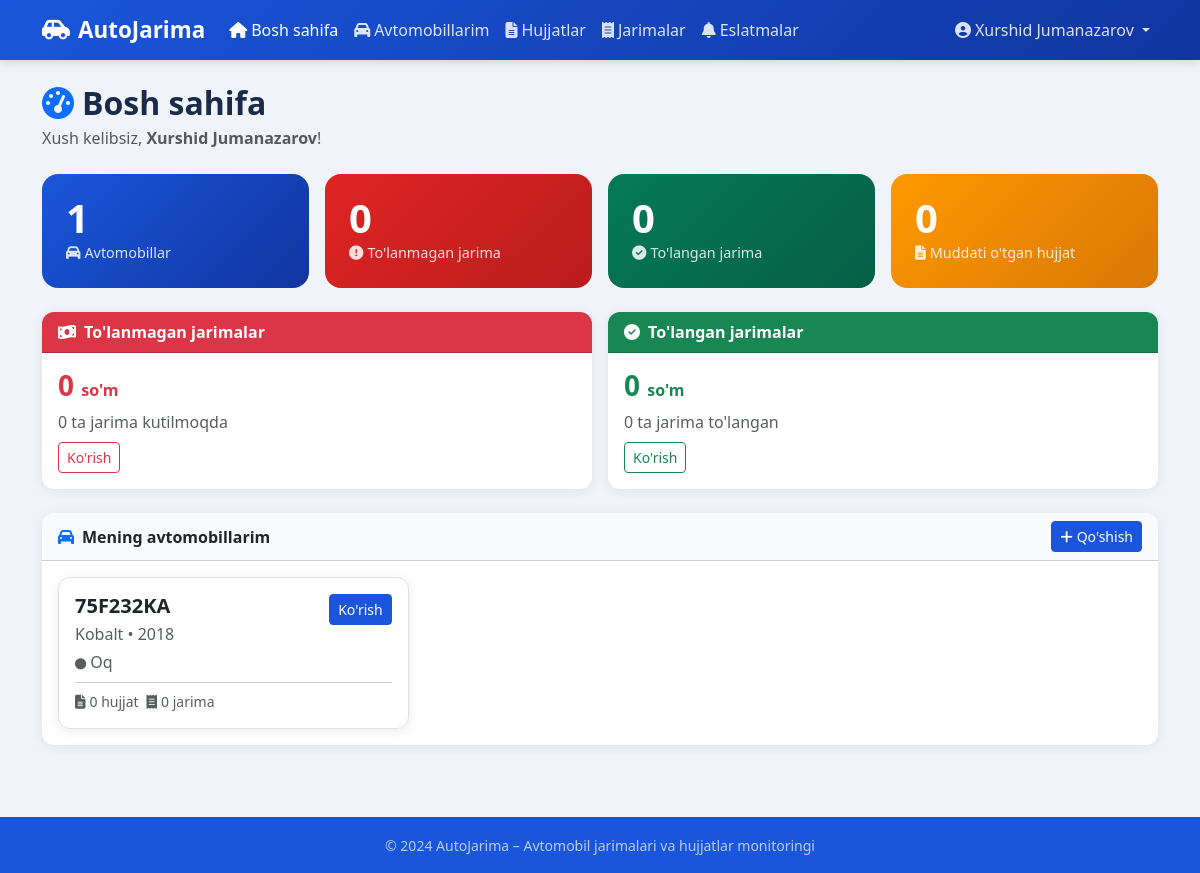
The page / (signed in) on the database its author committed.
### core/models.py (models this page shows, shortened)
class Car(models.Model):
    user = models.ForeignKey(User, on_delete=models.CASCADE, related_name='cars')
    plate = models.CharField(max_length=20, verbose_name="Davlat raqami")
    brand = models.CharField(max_length=100, verbose_name="Marka/Model")
    year = models.IntegerField(verbose_name="Yili")
    color = models.CharField(max_length=50, verbose_name="Rang")
    created_at = models.DateTimeField(auto_now_add=True)
    class Meta:
        ordering = ['-created_at']

### core/views.py (the view)
# urls.py: path('', views.home_view, name='home'),
@login_required
def home_view(request):
    user = request.user
    cars = user.cars.all()
    today = datetime.date.today()
    total_fines = Fine.objects.filter(car__user=user)
    unpaid_fines = total_fines.filter(status='unpaid')
    paid_fines = total_fines.filter(status='paid')
    disputed_fines = total_fines.filter(status='disputed')
    unpaid_total = unpaid_fines.aggregate(s=Sum('amount'))['s'] or 0
    paid_total = paid_fines.aggregate(s=Sum('amount'))['s'] or 0
    all_docs = Document.objects.filter(car__user=user)
    expired_docs = [d for d in all_docs if d.days_left < 0]
    warning_docs = [d for d in all_docs if 0 <= d.days_left <= d.remind_days]
    overdue_fines = [f for f in unpaid_fines if f.days_left < 0]
    near_fines = [f for f in unpaid_fines if 0 <= f.days_left <= 7]
    unseen_reminders = Reminder.objects.filter(user=user, is_seen=False)[:5]
    context = {
        'cars': cars,
        'cars_count': cars.count(),
        'total_fines_count': total_fines.count(),
        'unpaid_count': unpaid_fines.count(),
        'paid_count': paid_fines.count(),
        'disputed_count': disputed_fines.count(),
        'unpaid_total': unpaid_total,
        'paid_total': paid_total,
        'expired_docs': expired_docs,
        'warning_docs': warning_docs,
        'overdue_fines': overdue_fines,
        'near_fines': near_fines,
        'unseen_reminders': unseen_reminders,
    }
    return render(request, 'core/home.html', context)

### core/context_processors.py (called while the page is built)
def reminder_count(request):
    if request.user.is_authenticated:
        count = Reminder.objects.filter(user=request.user, is_seen=False).count()
        return {'unseen_reminders': count}
    return {'unseen_reminders': 0}

### core/templates/core/home.html (shortened to what this page needs)
{% extends 'core/base.html' %}
{% block content %}
<div class="d-flex justify-content-between align-items-center mb-4">
    <div>
        <h2 class="page-title mb-1"><i class="fas fa-tachometer-alt me-2 text-primary"></i>Bosh sahifa</h2>
        <p class="text-muted mb-0">Xush kelibsiz, <strong>{{ user.get_full_name|default:user.email }}</strong>!</p>
    </div>
</div>
<div class="row g-3 mb-4">
    <div class="col-6 col-md-3">
        <div class="stat-card" style="background: linear-gradient(135deg,#1a56db,#1035a0);">
            <div class="stat-number">{{ cars_count }}</div>
            <div class="stat-label"><i class="fas fa-car me-1"></i>Avtomobillar</div>
        </div>
    </div>
    <div class="col-6 col-md-3">
        <div class="stat-card" style="background: linear-gradient(135deg,#e02424,#b91c1c);">
            <div class="stat-number">{{ unpaid_count }}</div>
            <div class="stat-label"><i class="fas fa-exclamation-circle me-1"></i>To'lanmagan jarima</div>
        </div>
    </div>
    <div class="col-6 col-md-3">
        <div class="stat-card" style="background: linear-gradient(135deg,#057a55,#065f46);">
            <div class="stat-number">{{ paid_count }}</div>
            <div class="stat-label"><i class="fas fa-check-circle me-1"></i>To'langan jarima</div>
        </div>
    </div>
    <div class="col-6 col-md-3">
        <div class="stat-card" style="background: linear-gradient(135deg,#ff9900,#d97706);">
            <div class="stat-number">{{ expired_docs|length }}</div>
            <div class="stat-label"><i class="fas fa-file-alt me-1"></i>Muddati o'tgan hujjat</div>
        </div>
    </div>
</div>
<div class="row g-3 mb-4">
    <div class="col-md-6">
        <div class="card h-100">
            <div class="card-header bg-danger text-white">
                <i class="fas fa-money-bill-wave me-2"></i>To'lanmagan jarimalar
            </div>
            <div class="card-body">
                <h3 class="text-danger fw-bold">{{ unpaid_total|floatformat:0 }} <small class="fs-6">so'm</small></h3>
                <p class="text-muted mb-2">{{ unpaid_count }} ta jarima kutilmoqda</p>
                <a href="{% url 'fine_list' %}?status=unpaid" class="btn btn-sm btn-outline-danger">Ko'rish</a>
            </div>
        </div>
    </div>
    <div class="col-md-6">
        <div class="card h-100">
            <div class="card-header bg-success text-white">
                <i class="fas fa-check-circle me-2"></i>To'langan jarimalar
            </div>
            <div class="card-body">
                <h3 class="text-success fw-bold">{{ paid_total|floatformat:0 }} <small class="fs-6">so'm</small></h3>
                <p class="text-muted mb-2">{{ paid_count }} ta jarima to'langan</p>
                <a href="{% url 'fine_list' %}?status=paid" class="btn btn-sm btn-outline-success">Ko'rish</a>
            </div>
        </div>
    </div>
</div>
<div class="card">
    <div class="card-header d-flex justify-content-between align-items-center" style="background:#f8fafc;">
        <span class="fw-bold"><i class="fas fa-car me-2 text-primary"></i>Mening avtomobillarim</span>
        <a href="{% url 'car_add' %}" class="btn btn-sm btn-primary"><i class="fas fa-plus me-1"></i>Qo'shish</a>
    </div>
    <div class="card-body">
        {% if cars %}
        <div class="row g-3">
            {% for car in cars %}
            <div class="col-md-6 col-lg-4">
                <div class="card border h-100" style="border-radius:12px;">
                    <div class="card-body">
                        <div class="d-flex justify-content-between">
                            <div>
                                <h5 class="fw-bold mb-1">{{ car.plate }}</h5>
                                <p class="text-muted mb-1">{{ car.brand }} • {{ car.year }}</p>
                                <p class="text-muted mb-0"><i class="fas fa-circle me-1" style="color:{{ car.color }};font-size:0.7rem;"></i>{{ car.color }}</p>
                            </div>
                            <div class="text-end">
                                <a href="{% url 'car_detail' car.pk %}" class="btn btn-sm btn-primary mb-1">Ko'rish</a>
                            </div>
                        </div>
                        <hr class="my-2">
                        <div class="d-flex gap-2 small text-muted">
                            <span><i class="fas fa-file-alt me-1"></i>{{ car.documents.count }} hujjat</span>
                            <span><i class="fas fa-receipt me-1"></i>{{ car.fines.count }} jarima</span>
                        </div>
                    </div>
                </div>
            </div>
            {% endfor %}
        </div>
        {% else %}
        <div class="text-center py-4">
            <i class="fas fa-car fa-3x text-muted mb-3"></i>
            <p class="text-muted">Hali avtomobil qo'shilmagan.</p>
            <a href="{% url 'car_add' %}" class="btn btn-primary"><i class="fas fa-plus me-1"></i>Avtomobil qo'shish</a>
        </div>
        {% endif %}
    </div>
</div>
{% endblock %}

### core/templates/core/base.html (shortened to what this page needs)
<!DOCTYPE html>
<html lang="uz">
<head>
    <link href="https://cdn.jsdelivr.net/npm/bootstrap@5.3.0/dist/css/bootstrap.min.css" rel="stylesheet">
    <link href="https://cdnjs.cloudflare.com/ajax/libs/font-awesome/6.4.0/css/all.min.css" rel="stylesheet">
</head>
<body>
{% if user.is_authenticated %}
<nav class="navbar navbar-expand-lg">
    <div class="container">
        <a class="navbar-brand" href="{% url 'home' %}">
            <i class="fas fa-car-side me-2"></i>AutoJarima
        </a>
        <div class="collapse navbar-collapse" id="navbarNav">
            <ul class="navbar-nav me-auto">
                <li class="nav-item">
                    <a class="nav-link {% if request.path == '/' %}active{% endif %}" href="{% url 'home' %}">
                        <i class="fas fa-home me-1"></i>Bosh sahifa
                    </a>
                </li>
                <li class="nav-item">
                    <a class="nav-link {% if '/cars/' in request.path %}active{% endif %}" href="{% url 'car_list' %}">
                        <i class="fas fa-car me-1"></i>Avtomobillarim
                    </a>
                </li>
                <li class="nav-item">
                    <a class="nav-link {% if '/documents/' in request.path %}active{% endif %}" href="{% url 'doc_list' %}">
                        <i class="fas fa-file-alt me-1"></i>Hujjatlar
                    </a>
                </li>
                <li class="nav-item">
                    <a class="nav-link {% if '/fines/' in request.path %}active{% endif %}" href="{% url 'fine_list' %}">
                        <i class="fas fa-receipt me-1"></i>Jarimalar
                    </a>
                </li>
                <li class="nav-item">
                    <a class="nav-link {% if '/reminders/' in request.path %}active{% endif %} badge-bell" href="{% url 'reminder_list' %}">
                        <i class="fas fa-bell me-1"></i>Eslatmalar
                    </a>
                </li>
            </ul>
            <ul class="navbar-nav">
                <li class="nav-item dropdown">
                    <a class="nav-link dropdown-toggle" href="#" data-bs-toggle="dropdown">
                        <i class="fas fa-user-circle me-1"></i>{{ user.get_full_name|default:user.email }}
                    </a>
                </li>
            </ul>
        </div>
    </div>
</nav>
{% endif %}
<div class="container py-4">
    {% block content %}{% endblock %}
</div>
<footer class="text-center">
    <div class="container">
        <small>&copy; 2024 AutoJarima – Avtomobil jarimalari va hujjatlar monitoringi</small>
    </div>
</footer>
</body>
</html>

### core/templates/core/base.html (style rules this page uses)
:root { --primary: #1a56db; --danger: #e02424; --warning: #ff9900; --success: #057a55; }
body { background: #f0f4f8; font-family: 'Segoe UI', sans-serif; }
.navbar { background: linear-gradient(135deg, #1a56db 0%, #1035a0 100%); box-shadow: 0 2px 10px rgba(0,0,0,0.15); }
.navbar-brand { font-weight: 700; font-size: 1.4rem; color: #fff !important; }
.nav-link { color: rgba(255,255,255,0.85) !important; font-weight: 500; transition: color 0.2s; }
.nav-link:hover, .nav-link.active { color: #fff !important; }
.badge-bell { position: relative; }
.card { border: none; border-radius: 12px; box-shadow: 0 2px 12px rgba(0,0,0,0.08); }
.card-header { border-radius: 12px 12px 0 0 !important; font-weight: 600; }
.stat-card { border-radius: 16px; padding: 1.5rem; color: white; }
.stat-card .stat-number { font-size: 2.5rem; font-weight: 700; line-height: 1; }
.stat-card .stat-label { opacity: 0.85; font-size: 0.9rem; margin-top: 4px; }
.btn-primary { background: var(--primary); border-color: var(--primary); }
footer { background: #1a56db; color: rgba(255,255,255,0.7); padding: 1rem 0; margin-top: 3rem; }
.page-title { font-weight: 700; color: #1a2b4a; margin-bottom: 1.5rem; }

### rows shown on the page
Car: plate "75F232KA", brand "Kobalt", year "2018", color "Oq", documents.count "0", fines.count "0"

### other values the page prints
{{ user.get_full_name|default:user.email }} "Xurshid Jumanazarov"
{{ cars_count }} "1"
{{ unpaid_count }} "0"
{{ paid_count }} "0"
{{ expired_docs|length }} "0"
{{ unpaid_total|floatformat:0 }} "0"
{{ paid_total|floatformat:0 }} "0"
